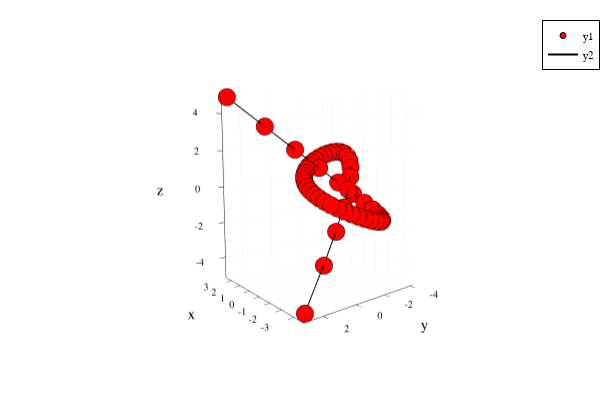

Notebook code cell kept with this figure:
### Code cell
p = plot()
plotChain!(P,"red")
p

### Figure 1 — Plotly figure (JSON) as saved in the notebook; plotly's stock layout.template omitted (floating-point values rounded to 4 significant figures)
{"data": [{"colorbar": {"title": {"text": ""}}, "legendgroup": "y1", "marker": {"color": "rgba(255, 0, 0, 1.000)", "line": {"color": "rgba(0, 0, 0, 1)", "width": 1}, "size": 6, "symbol": "circle"}, "mode": "markers", "name": "y1", "scene": "scene", "showlegend": true, "type": "scatter3d", "x": [-3.488, -2.584, -1.774, -1.056, -0.4251, 0.1227, 0.5915, 0.9853, 1.308, 1.564, 1.757, 1.891, 1.971, 2.0, 1.982, 1.922, 1.823, 1.689, 1.526, 1.336, 1.123, 0.8925, 0.6476, 0.3926, 0.1315, -0.1315, -0.3926, -0.6476, -0.8925, -1.123, -1.336, -1.526, -1.689, -1.823, -1.922, -1.982, -2.0, -1.971, -1.891, -1.757, -1.564, -1.308, -0.9853, -0.5915, -0.1227, 0.4251, 1.056, 1.774, 2.584, 3.488], "xaxis": "x", "y": [2.878, 1.075, -0.3953, -1.567, -2.471, -3.138, -3.596, -3.872, -3.991, -3.978, -3.855, -3.644, -3.365, -3.037, -2.675, -2.297, -1.916, -1.545, -1.196, -0.8775, -0.5995, -0.3684, -0.1902, -0.06901, -0.007697, -0.007697, -0.06901, -0.1902, -0.3684, -0.5995, -0.8775, -1.196, -1.545, -1.916, -2.297, -2.675, -3.037, -3.365, -3.644, -3.855, -3.978, -3.991, -3.872, -3.596, -3.138, -2.471, -1.567, -0.3953, 1.075, 2.878], "yaxis": "y", "z": [-4.888, -3.335, -2.053, -1.008, -0.1705, 0.4877, 0.9914, 1.363, 1.623, 1.789, 1.878, 1.903, 1.876, 1.809, 1.71, 1.587, 1.446, 1.292, 1.129, 0.9601, 0.7879, 0.6137, 0.4387, 0.2633, 0.08776, -0.08776, -0.2633, -0.4387, -0.6137, -0.7879, -0.9601, -1.129, -1.292, -1.446, -1.587, -1.71, -1.809, -1.876, -1.903, -1.878, -1.789, -1.623, -1.363, -0.9914, -0.4877, 0.1705, 1.008, 2.053, 3.335, 4.888], "zaxis": "z", "zmax": null, "zmin": null}, {"colorbar": {"title": {"text": ""}}, "legendgroup": "y2", "line": {"color": "rgba(0, 0, 0, 1)", "dash": "solid", "shape": "linear", "width": 2}, "mode": "lines", "name": "y2", "scene": "scene", "showlegend": true, "type": "scatter3d", "x": [-3.488, -2.584, -1.774, -1.056, -0.4251, 0.1227, 0.5915, 0.9853, 1.308, 1.564, 1.757, 1.891, 1.971, 2.0, 1.982, 1.922, 1.823, 1.689, 1.526, 1.336, 1.123, 0.8925, 0.6476, 0.3926, 0.1315, -0.1315, -0.3926, -0.6476, -0.8925, -1.123, -1.336, -1.526, -1.689, -1.823, -1.922, -1.982, -2.0, -1.971, -1.891, -1.757, -1.564, -1.308, -0.9853, -0.5915, -0.1227, 0.4251, 1.056, 1.774, 2.584, 3.488], "xaxis": "x", "y": [2.878, 1.075, -0.3953, -1.567, -2.471, -3.138, -3.596, -3.872, -3.991, -3.978, -3.855, -3.644, -3.365, -3.037, -2.675, -2.297, -1.916, -1.545, -1.196, -0.8775, -0.5995, -0.3684, -0.1902, -0.06901, -0.007697, -0.007697, -0.06901, -0.1902, -0.3684, -0.5995, -0.8775, -1.196, -1.545, -1.916, -2.297, -2.675, -3.037, -3.365, -3.644, -3.855, -3.978, -3.991, -3.872, -3.596, -3.138, -2.471, -1.567, -0.3953, 1.075, 2.878], "yaxis": "y", "z": [-4.888, -3.335, -2.053, -1.008, -0.1705, 0.4877, 0.9914, 1.363, 1.623, 1.789, 1.878, 1.903, 1.876, 1.809, 1.71, 1.587, 1.446, 1.292, 1.129, 0.9601, 0.7879, 0.6137, 0.4387, 0.2633, 0.08776, -0.08776, -0.2633, -0.4387, -0.6137, -0.7879, -0.9601, -1.129, -1.292, -1.446, -1.587, -1.71, -1.809, -1.876, -1.903, -1.878, -1.789, -1.623, -1.363, -0.9914, -0.4877, 0.1705, 1.008, 2.053, 3.335, 4.888], "zaxis": "z", "zmax": null, "zmin": null}], "layout": {"annotations": [], "height": 400, "legend": {"bgcolor": "rgba(255, 255, 255, 1.000)", "bordercolor": "rgba(0, 0, 0, 1)", "borderwidth": 1, "font": {"color": "rgba(0, 0, 0, 1)", "family": "sans-serif", "size": 11}, "title": {"font": {"color": "rgba(0, 0, 0, 1)", "family": "sans-serif", "size": 15}, "text": ""}, "tracegroupgap": 0, "traceorder": "normal", "x": 1, "xanchor": "auto", "y": 1, "yanchor": "auto"}, "margin": {"b": 20, "l": 0, "r": 0, "t": 20}, "paper_bgcolor": "rgba(255, 255, 255, 1.000)", "plot_bgcolor": "rgba(255, 255, 255, 1.000)", "scene": {"aspectmode": "auto", "aspectratio": {"x": 0.8983, "y": 0.8843, "z": 1.259}, "camera": {"center": {"x": 0, "y": 0, "z": 0}, "eye": {"x": -2.021, "y": 1.611, "z": 0.2861}, "projection": {"type": "perspective"}, "up": {"x": 0, "y": 0, "z": 1}}, "domain": {"x": [0.06165, 0.9934], "y": [0.07581, 0.9902]}, "xaxis": {"gridcolor": "rgba(0, 0, 0, 0.1)", "gridwidth": 0.5, "linecolor": "rgba(0, 0, 0, 1)", "mirror": false, "range": [-3.698, 3.698], "showgrid": true, "showline": true, "showticklabels": true, "tickangle": 0, "tickcolor": "rgb(0, 0, 0)", "tickfont": {"color": "rgba(0, 0, 0, 1)", "family": "sans-serif", "size": 11}, "tickmode": "array", "ticks": "inside", "ticktext": ["-3", "-2", "-1", "0", "1", "2", "3"], "tickvals": [-3, -2, -1, 0, 1, 2, 3], "title": {"font": {"color": "rgba(0, 0, 0, 1)", "family": "sans-serif", "size": 15}, "text": "x"}, "type": "linear", "visible": true, "zeroline": false, "zerolinecolor": "rgba(0, 0, 0, 1)"}, "yaxis": {"gridcolor": "rgba(0, 0, 0, 0.1)", "gridwidth": 0.5, "linecolor": "rgba(0, 0, 0, 1)", "mirror": false, "range": [-4.197, 3.084], "showgrid": true, "showline": true, "showticklabels": true, "tickangle": 0, "tickcolor": "rgb(0, 0, 0)", "tickfont": {"color": "rgba(0, 0, 0, 1)", "family": "sans-serif", "size": 11}, "tickmode": "array", "ticks": "inside", "ticktext": ["-4", "-2", "0", "2"], "tickvals": [-4, -2, 0, 2], "title": {"font": {"color": "rgba(0, 0, 0, 1)", "family": "sans-serif", "size": 15}, "text": "y"}, "type": "linear", "visible": true, "zeroline": false, "zerolinecolor": "rgba(0, 0, 0, 1)"}, "zaxis": {"gridcolor": "rgba(0, 0, 0, 0.1)", "gridwidth": 0.5, "linecolor": "rgba(0, 0, 0, 1)", "mirror": false, "range": [-5.181, 5.181], "showgrid": true, "showline": true, "showticklabels": true, "tickangle": 0, "tickcolor": "rgb(0, 0, 0)", "tickfont": {"color": "rgba(0, 0, 0, 1)", "family": "sans-serif", "size": 11}, "tickmode": "array", "ticks": "inside", "ticktext": ["-4", "-2", "0", "2", "4"], "tickvals": [-4, -2, 0, 2, 4], "title": {"font": {"color": "rgba(0, 0, 0, 1)", "family": "sans-serif", "size": 15}, "text": "z"}, "type": "linear", "visible": true, "zeroline": false, "zerolinecolor": "rgba(0, 0, 0, 1)"}}, "showlegend": true, "width": 600}}
